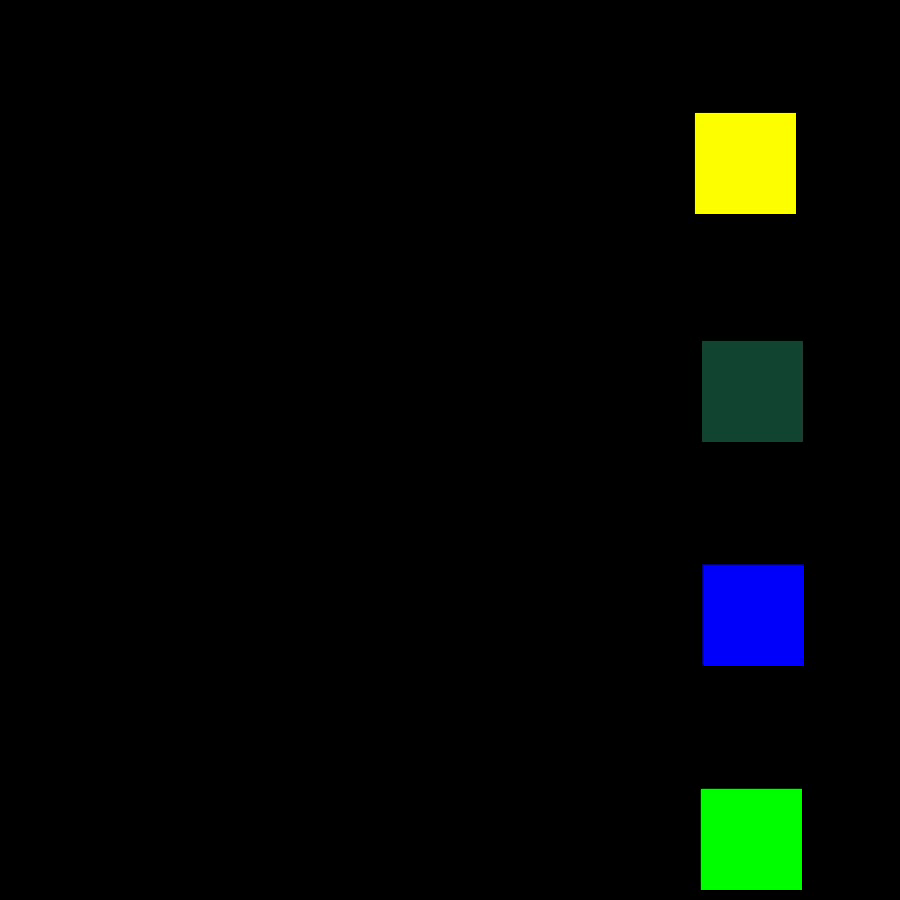
#> input picture frame 90 of 毕业论文/zjc(4)/input_video.mp4, 900 x 900 px
$ python read_video.py
#> lines starting #> are read from the running program, lines starting #| are printed output that depends on the picture; after the words box and inside, x2 and y2 are one past the last pixel; in counts of white or black regions, pixels touching at a corner belong together
import time
import cv2
import numpy as np


def find_color_contours(frame, lower, upper):
    # 将图像转换为 HSV 色彩空间
    hsv = cv2.cvtColor(frame, cv2.COLOR_BGR2HSV)

    # 根据颜色范围创建掩码
    mask = cv2.inRange(hsv, lower, upper)

    # 执行形态学操作来提取对象的轮廓
    contours, _ = cv2.findContours(mask, cv2.RETR_EXTERNAL, cv2.CHAIN_APPROX_SIMPLE)

    return contours


# 定义颜色的 HSV 范围
color_ranges = {
    "yellow": ([30, 150, 150], [45, 255, 255]),
    "brown": ([10, 100, 100], [20, 255, 255]),
    "blue": ([110, 50, 50], [130, 255, 255]),
    "green": ([50, 50, 50], [80, 255, 255]),
}

# 打开摄像头
cap = cv2.VideoCapture("input_video.mp4")

while True:
    # 读取视频帧
    ret, frame = cap.read()
#> frame is the input picture: shape (900, 900, 3); mean B, G, R 3.8, 7.3, 3.4
    if not ret:
        break

    # 遍历每种颜色
    for color_name, (lower, upper) in color_ranges.items():
        # 寻找特定颜色的轮廓
        contours = find_color_contours(frame, np.array(lower), np.array(upper))

        # 绘制轮廓
        cv2.drawContours(frame, contours, -1, (0, 0, 255), 2)
#> this loop made 4 passes
#> contours on pass 3: [[[702, 564], [702, 665], [803, 665], [803, 564]]]
#> pass 1, in find_color_contours, `mask = cv2.inRange(hsv, lower, upper)`:
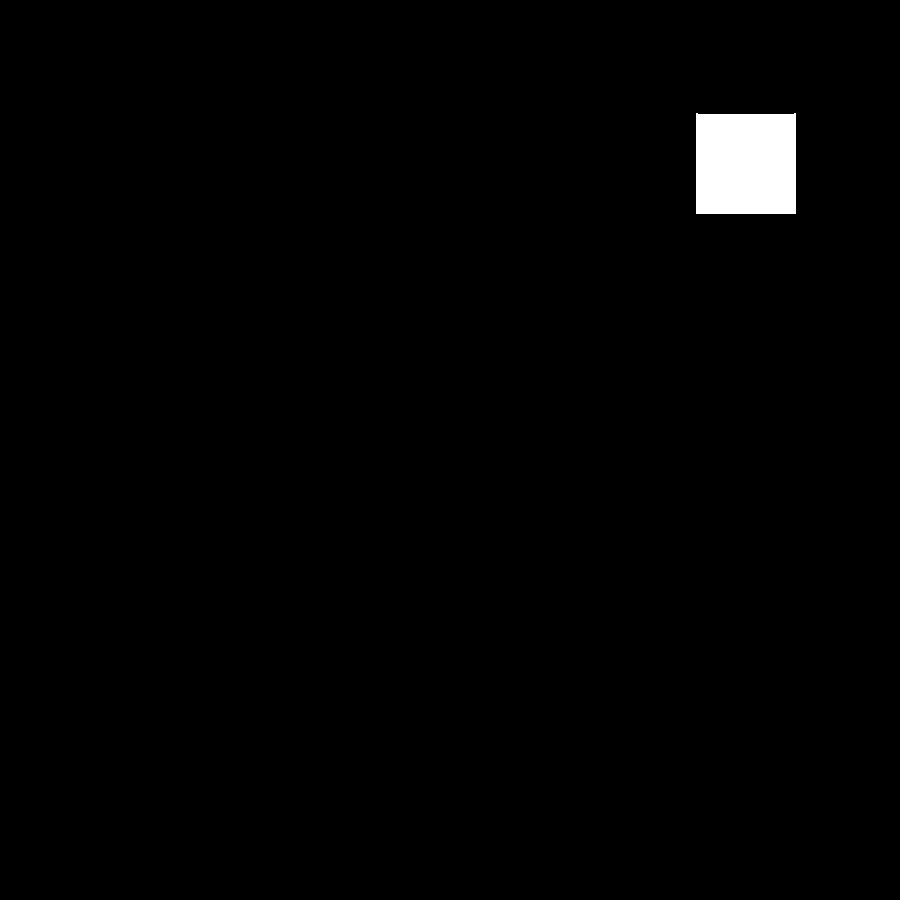
#> mask: shape (900, 900); 1.2% white; 1 white region, box (x1, y1, x2, y2) and area: (696, 113, 796, 214) 10004
#> after the loop:
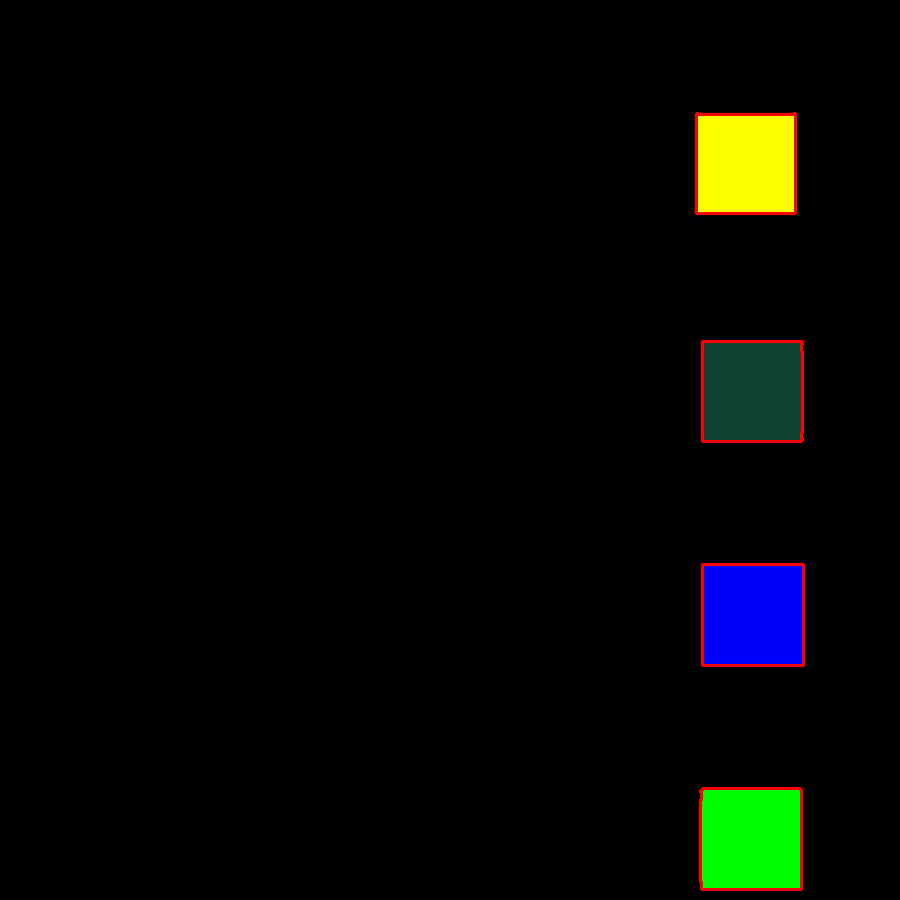
#> frame: shape (900, 900, 3); 0.59% of pixels changed, all inside (x1, y1, x2, y2) = (695, 112, 805, 891)

    # 显示实时视频
    cv2.imshow("Color Contours", frame)

    # 按下 'q' 键退出循环
    if cv2.waitKey(1) & 0xFF == ord("q"):
#> (key q is pressed here)
        break

    time.sleep(0.02)

# 释放资源
cap.release()
cv2.destroyAllWindows()

$ run again, starting later in the video
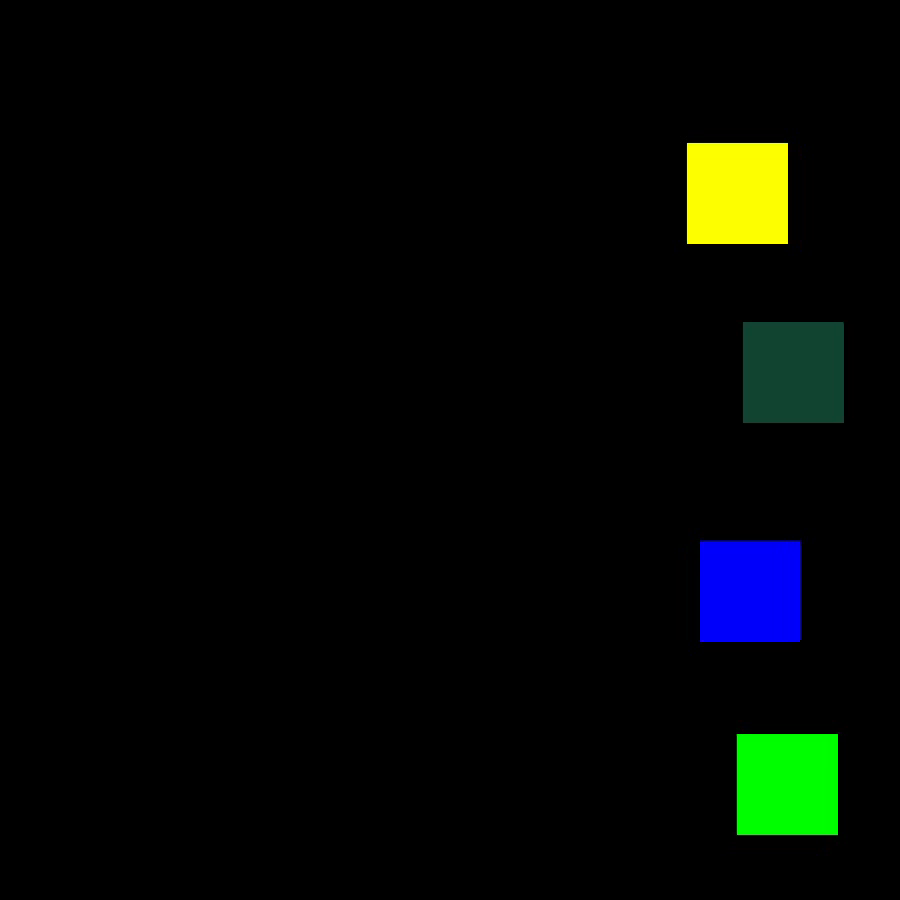
#> input picture frame 405 of 毕业论文/zjc(4)/input_video.mp4, 900 x 900 px
#> frame is the input picture: shape (900, 900, 3); mean B, G, R 3.8, 7.3, 3.4
#> the loop `for color_name, (lower, upper) in color_ranges.items():` made 4 passes
#> contours on pass 1: [[[688, 144], [688, 243], [787, 243], [787, 144]]]
#> pass 1, in find_color_contours, `mask = cv2.inRange(hsv, lower, upper)`:
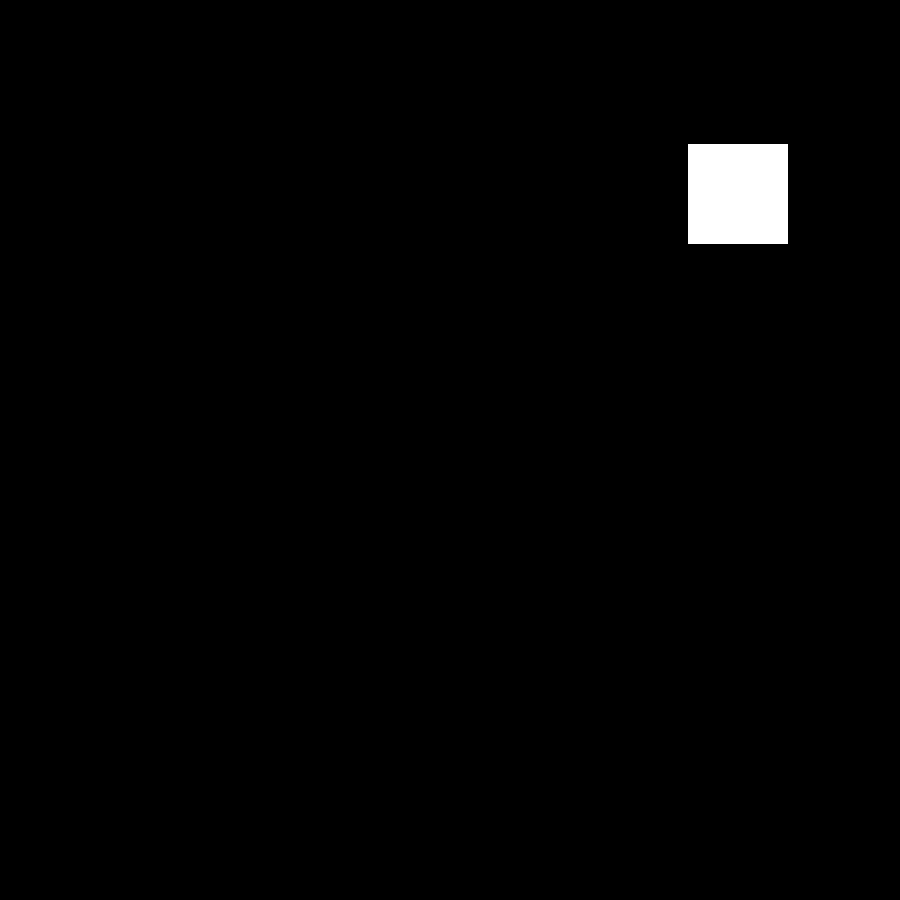
#> mask: shape (900, 900); 1.2% white; 1 white region, box (x1, y1, x2, y2) and area: (688, 144, 788, 244) 10000
#> after the loop `for color_name, (lower, upper) in color_ranges.items():`:
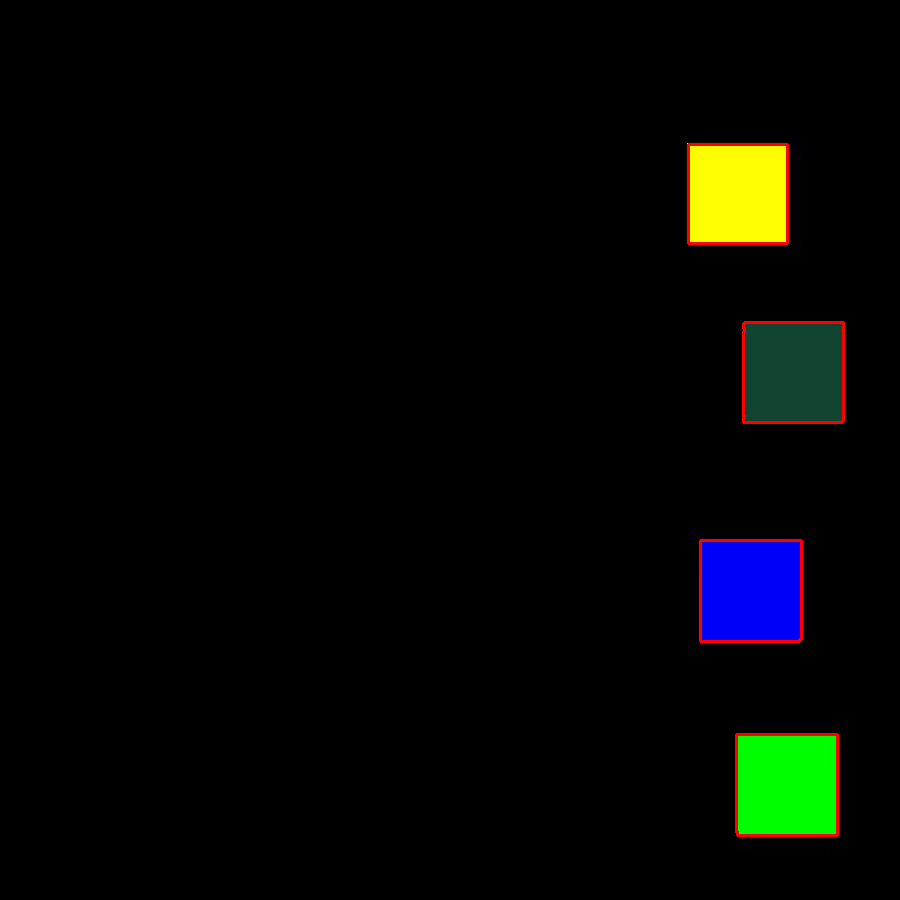
#> frame: shape (900, 900, 3); 0.59% of pixels changed, all inside (x1, y1, x2, y2) = (687, 143, 845, 837)

$ run again, starting later in the video
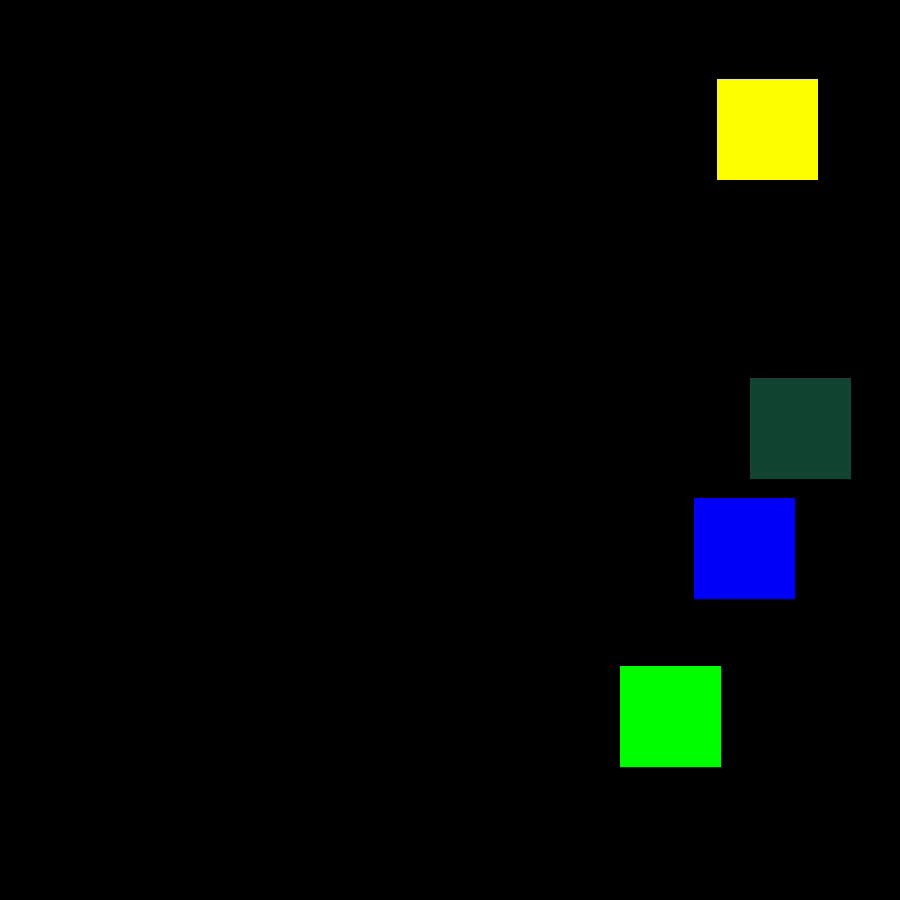
#> input picture frame 720 of 毕业论文/zjc(4)/input_video.mp4, 900 x 900 px
#> frame is the input picture: shape (900, 900, 3); mean B, G, R 3.8, 7.3, 3.4
#> the loop `for color_name, (lower, upper) in color_ranges.items():` made 4 passes
#> contours on pass 1: [[[718, 80], [718, 179], [817, 179], [817, 80]]]
#> pass 1, in find_color_contours, `mask = cv2.inRange(hsv, lower, upper)`:
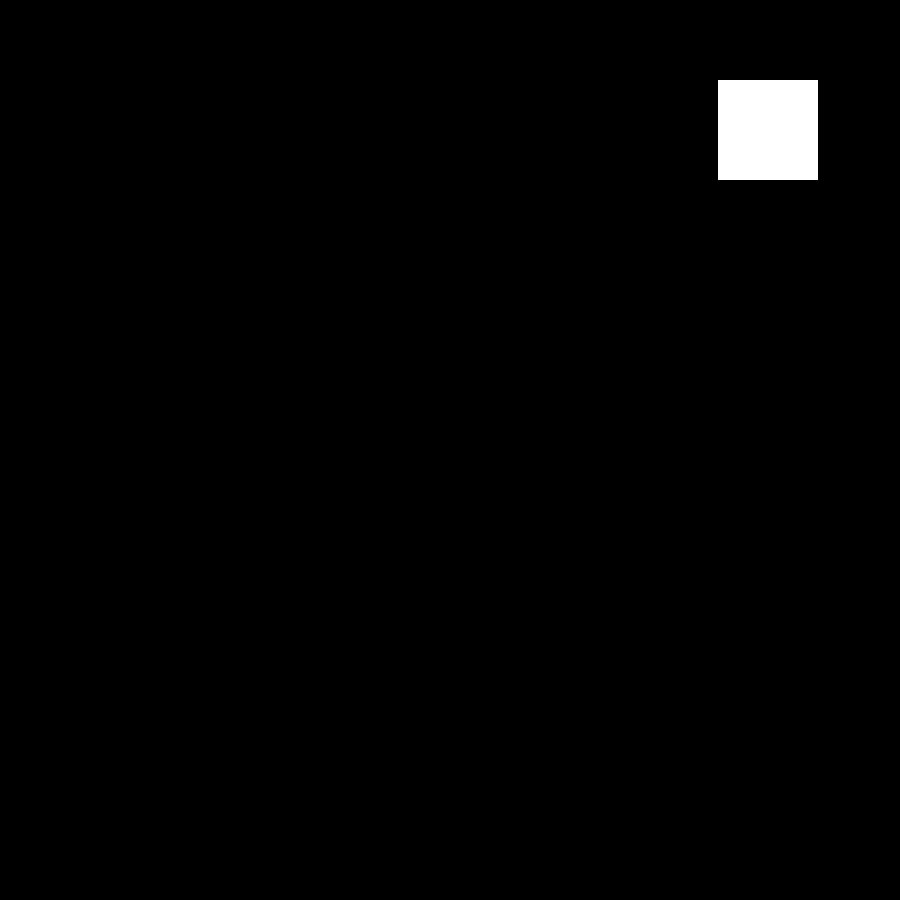
#> mask: shape (900, 900); 1.2% white; 1 white region, box (x1, y1, x2, y2) and area: (718, 80, 818, 180) 10000
#> after the loop `for color_name, (lower, upper) in color_ranges.items():`:
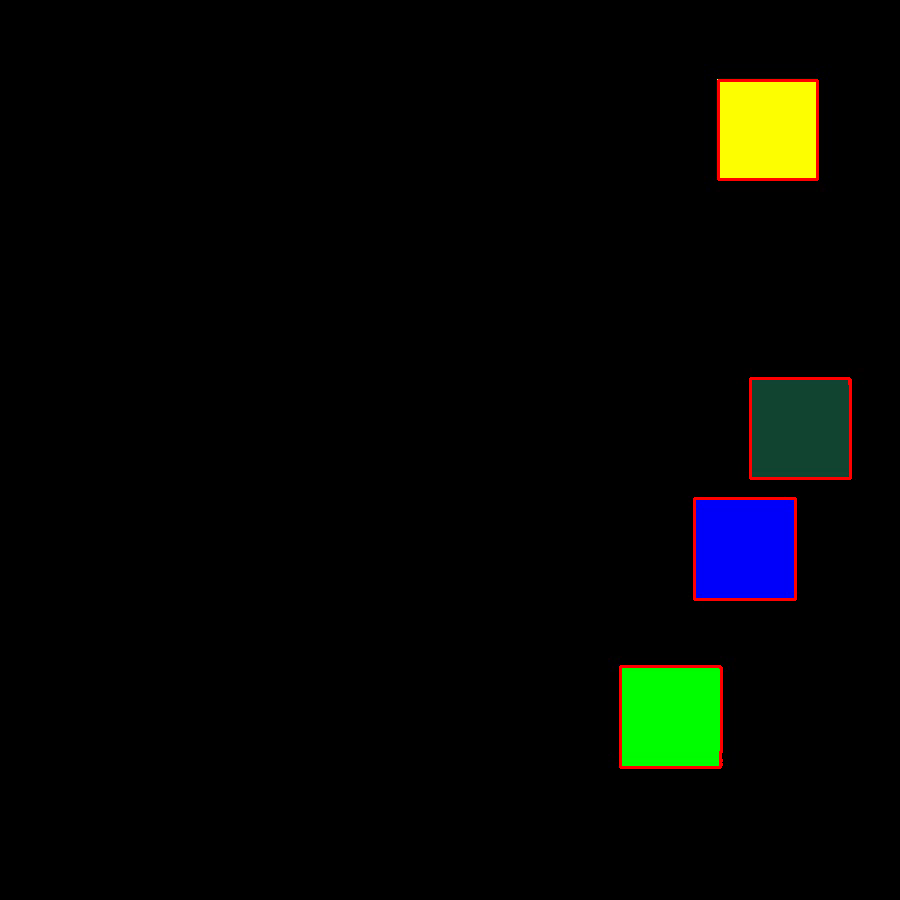
#> frame: shape (900, 900, 3); 0.59% of pixels changed, all inside (x1, y1, x2, y2) = (619, 79, 852, 769)
